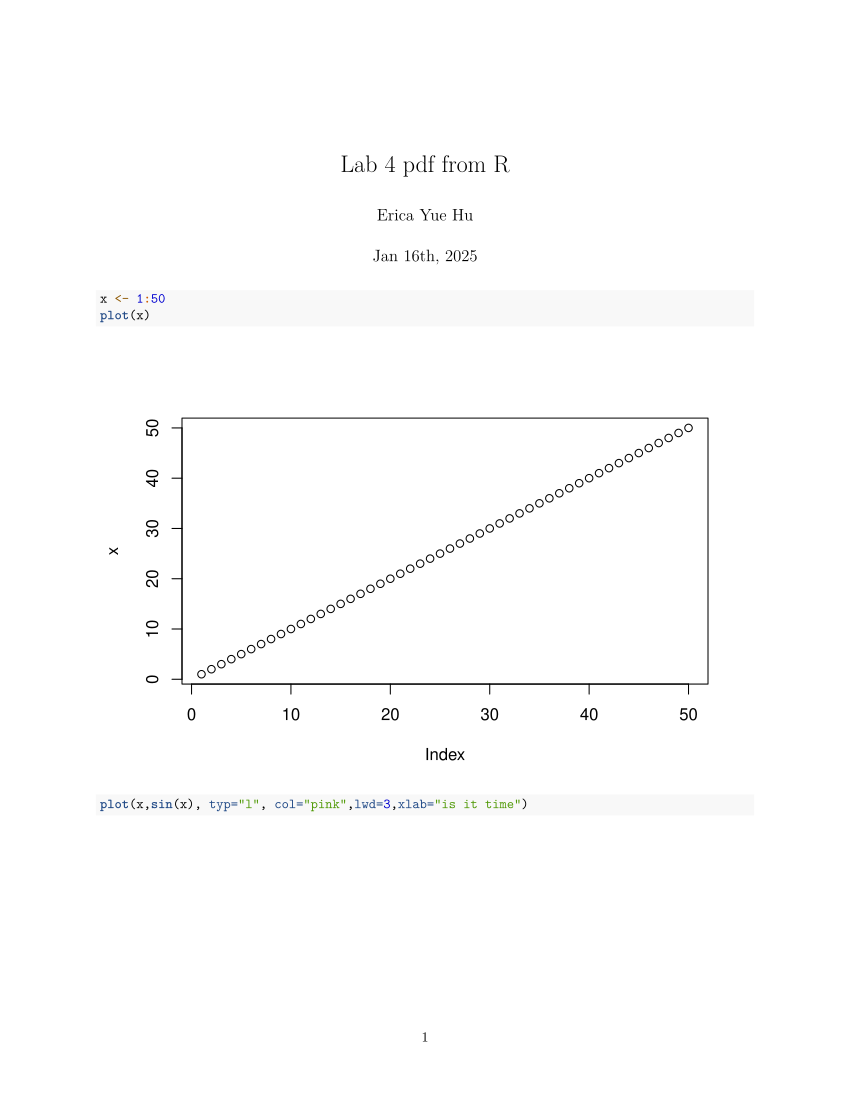

R code for this plot:
#' ---
#' title: "Lab 4 pdf from R"
#' author: "Erica Yue Hu"
#' date: "Jan 16th, 2025"
#' ---

x <- 1:50
plot(x)
plot(x,sin(x), typ="l", col="pink",lwd=3,xlab="is it time")
